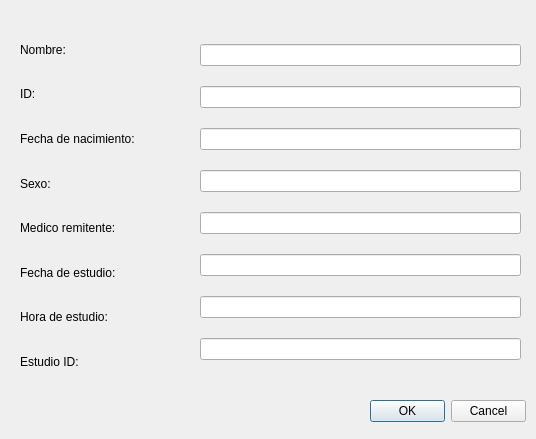
<?xml version="1.0" encoding="UTF-8"?>
<ui version="4.0">
 <class>Dialog</class>
 <widget class="QDialog" name="Dialog">
  <property name="geometry">
   <rect>
    <x>0</x>
    <y>0</y>
    <width>536</width>
    <height>439</height>
   </rect>
  </property>
  <property name="windowTitle">
   <string>Dialog</string>
  </property>
  <widget class="QWidget" name="verticalLayoutWidget">
   <property name="geometry">
    <rect>
     <x>200</x>
     <y>30</y>
     <width>321</width>
     <height>351</height>
    </rect>
   </property>
   <layout class="QVBoxLayout" name="verticalLayout">
    <item>
     <widget class="QLineEdit" name="Nombrepaciente"/>
    </item>
    <item>
     <widget class="QLineEdit" name="IDpaciente"/>
    </item>
    <item>
     <widget class="QLineEdit" name="Birth"/>
    </item>
    <item>
     <widget class="QLineEdit" name="Sex"/>
    </item>
    <item>
     <widget class="QLineEdit" name="Medico"/>
    </item>
    <item>
     <widget class="QLineEdit" name="Fecha"/>
    </item>
    <item>
     <widget class="QLineEdit" name="Hora"/>
    </item>
    <item>
     <widget class="QLineEdit" name="studyID"/>
    </item>
   </layout>
  </widget>
  <widget class="QWidget" name="verticalLayoutWidget_2">
   <property name="geometry">
    <rect>
     <x>20</x>
     <y>30</y>
     <width>160</width>
     <height>351</height>
    </rect>
   </property>
   <layout class="QVBoxLayout" name="verticalLayout_2">
    <item>
     <widget class="QLabel" name="label_2">
      <property name="text">
       <string>Nombre:</string>
      </property>
     </widget>
    </item>
    <item>
     <widget class="QLabel" name="label">
      <property name="text">
       <string>ID:</string>
      </property>
     </widget>
    </item>
    <item>
     <widget class="QLabel" name="label_4">
      <property name="text">
       <string>Fecha de nacimiento:</string>
      </property>
     </widget>
    </item>
    <item>
     <widget class="QLabel" name="label_3">
      <property name="text">
       <string>Sexo:</string>
      </property>
     </widget>
    </item>
    <item>
     <widget class="QLabel" name="label_6">
      <property name="text">
       <string>Medico remitente:</string>
      </property>
     </widget>
    </item>
    <item>
     <widget class="QLabel" name="label_7">
      <property name="text">
       <string>Fecha de estudio:</string>
      </property>
     </widget>
    </item>
    <item>
     <widget class="QLabel" name="label_8">
      <property name="text">
       <string>Hora de estudio:</string>
      </property>
     </widget>
    </item>
    <item>
     <widget class="QLabel" name="label_5">
      <property name="text">
       <string>Estudio ID:</string>
      </property>
     </widget>
    </item>
   </layout>
  </widget>
  <widget class="QDialogButtonBox" name="Aceptarinf">
   <property name="geometry">
    <rect>
     <x>370</x>
     <y>400</y>
     <width>156</width>
     <height>23</height>
    </rect>
   </property>
   <property name="standardButtons">
    <set>QDialogButtonBox::Cancel|QDialogButtonBox::Ok</set>
   </property>
  </widget>
 </widget>
 <resources/>
 <connections/>
</ui>
